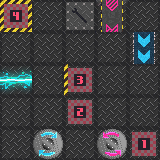

The image is a tile-based game level rendered from a .tmx file. Its description and complete source (layers, tilesets, objects, tile grids) follow:
An orthogonal 5x5 tile map with 32x32 px tiles, 5 tile layers (floor, belts, lasers, walls, ...).

<map version="1.2" tiledversion="1.2.3" orientation="orthogonal" renderorder="right-down" width="5" height="5" tilewidth="32" tileheight="32" infinite="0" nextlayerid="7" nextobjectid="1">
 <tileset firstgid="1" source="roborallyTextures.tsx" />
 <layer id="1" name="floor" width="5" height="5">
  <data encoding="csv">
1,1,35,1,1,
1,1,1,1,1,
1,1,1,1,1,
1,1,1,1,1,
1,1,1,1,1
</data>
 </layer>
 <layer id="2" name="belts" width="5" height="5">
  <data encoding="csv">
0,0,0,29,0,
0,0,0,0,32,
0,0,0,0,0,
0,0,0,0,0,
0,57,0,58,0
</data>
 </layer>
 <layer id="5" name="lasers" width="5" height="5">
  <data encoding="csv">
0,0,0,0,0,
0,0,0,0,0,
56,0,0,0,0,
0,0,0,0,0,
0,0,0,0,0
</data>
 </layer>
 <layer id="6" name="walls" width="5" height="5">
  <data encoding="csv">
18,0,0,0,0,
0,0,0,0,0,
0,0,2,0,0,
0,0,0,0,0,
0,0,0,0,0
</data>
 </layer>
 <layer id="4" name="start" width="5" height="5">
  <data encoding="csv">
14,0,0,0,0,
0,0,0,0,0,
0,0,13,0,0,
0,0,7,0,0,
0,0,0,0,6
</data>
 </layer>
</map>
